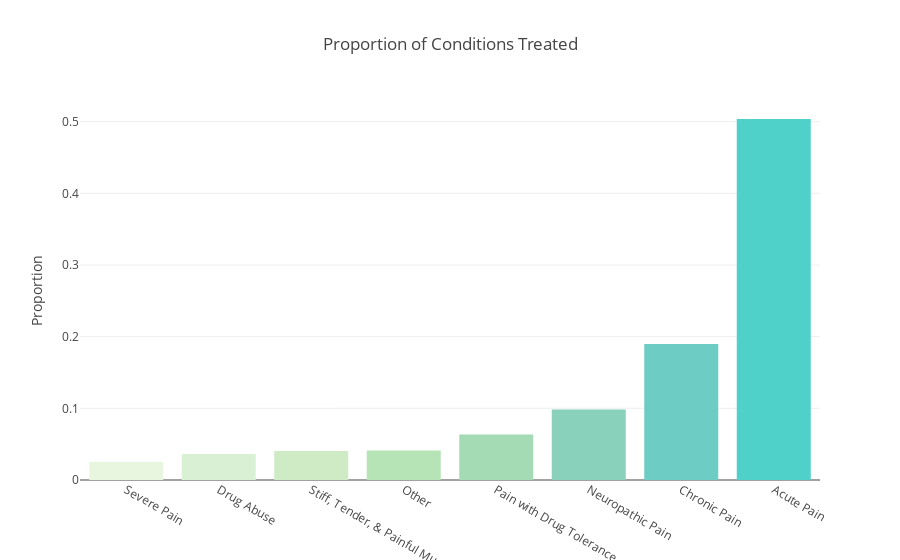

This figure's notebook cell:
### Code cell
# interactive plot
groups = data6.group.unique()

col = []
for i in range(1, len(data6)+1):
    col.append(specCol40[i*3])
    
trace = [go.Bar(x = list(data6.group), y = list(data6.total), 
               marker = dict(color = col))]
layout = go.Layout(title = 'Proportion of Conditions Treated', 
                   yaxis = dict(title = 'Proportion'))
    
iplot(go.Figure(data = trace, layout = layout))

### Figure 1 — Plotly figure (JSON) as saved in the notebook; plotly's stock layout.template omitted (floating-point values rounded to 4 significant figures)
{"data": [{"marker": {"color": ["rgb(232, 246, 224)", "rgb(218, 240, 212)", "rgb(206, 235, 198)", "rgb(182, 228, 182)", "rgb(164, 219, 180)", "rgb(137, 209, 187)", "rgb(109, 205, 197)", "rgb(79, 209, 202)"]}, "type": "bar", "uid": "5c7f9506-abd5-11e8-96ea-f0e2b0e4142d", "x": ["Severe Pain", "Drug Abuse", "Stiff, Tender, & Painful Muscles", "Other", "Pain with Drug Tolerance", "Neuropathic Pain", "Chronic Pain", "Acute Pain"], "y": [0.02555, 0.03626, 0.04039, 0.041, 0.06339, 0.09843, 0.1898, 0.5037]}], "layout": {"title": "Proportion of Conditions Treated", "yaxis": {"title": "Proportion"}}}
